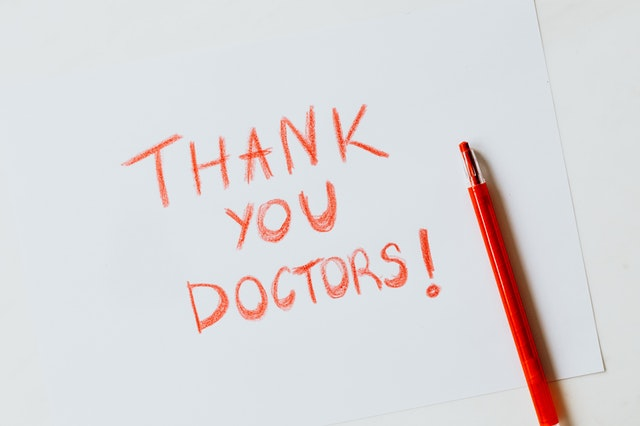
#> input picture cv_openCV_study04/paper.jpg, 640 x 426 px
$ python opencv_detail04.py
#> lines starting #> are read from the running program, lines starting #| are printed output that depends on the picture
# 이미지 처리 - Arithmetic 연산
# Image Addition, Image Blending, Image Substraction, Bit Operation

# Image Blending
#   - 이미지들의 합
#   - 이미지 겹처보이게 하거나, 투명하게 보이게 하는 방법
#  y = image1 * (1-특정가중치) + image2 * 특정가중치
# 특정 가중치는 0 ~ 1의 값을 가진다.


# substract
# add or addWeighted 처럼 값을 더하는 것이 아니라 빼는 개념
# 이미지 간의 크기가 같아야 한다.


import cv2

# img1, img2의 크기를 맞춰줘야함
img1 = cv2.imread("paper.jpg")
#> img1 is the input picture: shape (426, 640, 3); mean B, G, R 217.8, 216, 219.9
print(img1.shape)
#| (426, 640, 3)
img2 = cv2.imread("hummingbird.jpg")
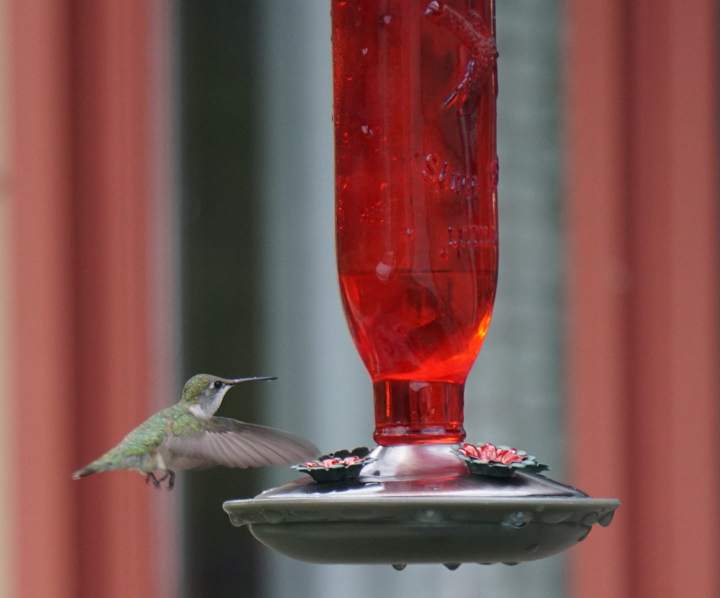
#> input picture cv_openCV_study04/hummingbird.jpg, 1440 x 1195 px (shown at 1/2 size)
#> img2 is the input picture: shape (1195, 1440, 3); mean B, G, R 78.8, 81.9, 124.9
img2 = cv2.resize(img2, (640, 426))
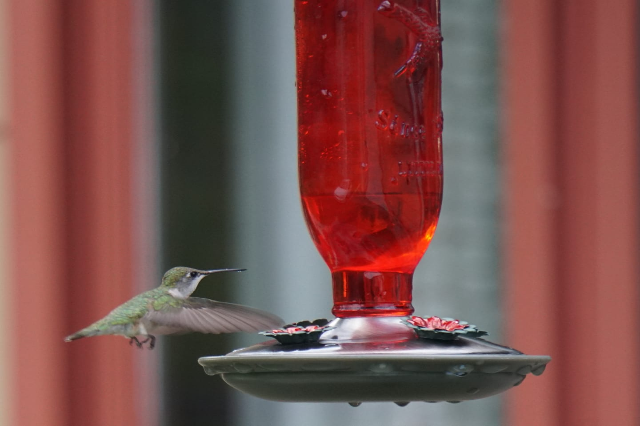
#> img2: shape (426, 640, 3); mean B, G, R 78.7, 81.8, 124.8
print(img2.shape)
#| (426, 640, 3)


img_sub = cv2.subtract(img1, img2)
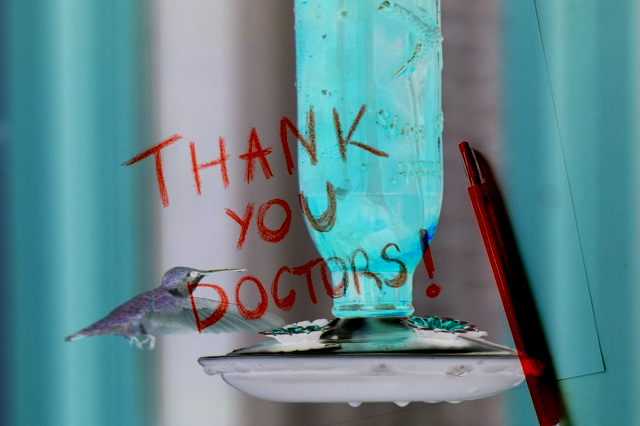
#> img_sub: shape (426, 640, 3); mean B, G, R 141.7, 136.3, 95.7
# img_blend = cv2.addWeighted(img1, 0.2, img2, 0.8, 0)
cv2.imshow("blended_image", img_sub)


cv2.waitKey(0)
cv2.destroyAllWindows()
